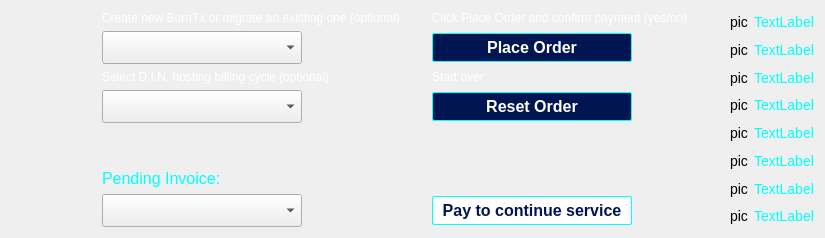
          <widget class="QWidget" name="setupButtons" native="true">
           <layout class="QHBoxLayout" name="horizontalLayout">
            <item>
             <layout class="QGridLayout" name="gridLayout_3">
              <item row="3" column="3">
               <widget class="QPushButton" name="btnSetupReset">
                <property name="enabled">
                 <bool>false</bool>
                </property>
                <property name="sizePolicy">
                 <sizepolicy hsizetype="Preferred" vsizetype="Fixed">
                  <horstretch>0</horstretch>
                  <verstretch>0</verstretch>
                 </sizepolicy>
                </property>
                <property name="minimumSize">
                 <size>
                  <width>200</width>
                  <height>0</height>
                 </size>
                </property>
                <property name="maximumSize">
                 <size>
                  <width>200</width>
                  <height>16777215</height>
                 </size>
                </property>
                <property name="styleSheet">
                 <string notr="true">QPushButton#btnSetupReset {
	/* Secondary Button Style */
	border:  1px solid  #01FFFF;
    background-color:#011552;
    font-size:16px;
	font-weight: bold;
    padding:4px 6px;
    color: #FFFFFF;
    border-radius: 2px;
	
}
QPushButton#btnSetupReset:hover {
	border:  2px solid #01FFFF;
    background-color:#011552;
    font-size:16px;
	font-weight:bold;
    padding:4px 6px;
    color: #01FFFF;
    border-radius: 2px;	
	
}

QPushButton#btnSetupReset:pressed {
	border:  2px solid #01FFFF;
    background-color:#011552;
    font-size:16px;
	font-weight:bold;
    padding:4px 6px;
    color: #01FFFF;
    border-radius: 2px;	
}
</string>
                </property>
                <property name="text">
                 <string>Reset Order</string>
                </property>
               </widget>
              </item>
              <item row="6" column="1">
               <widget class="QComboBox" name="comboInvoice">
                <property name="minimumSize">
                 <size>
                  <width>200</width>
                  <height>33</height>
                 </size>
                </property>
                <property name="maximumSize">
                 <size>
                  <width>200</width>
                  <height>16777215</height>
                 </size>
                </property>
                <property name="styleSheet">
                 <string notr="true">font-size:14px;</string>
                </property>
               </widget>
              </item>
              <item row="0" column="3">
               <widget class="QLabel" name="label_8">
                <property name="styleSheet">
                 <string notr="true">color: rgb(255, 255, 255);
</string>
                </property>
                <property name="text">
                 <string>Click Place Order and confirm payment (yes/no)</string>
                </property>
               </widget>
              </item>
              <item row="1" column="1">
               <widget class="QComboBox" name="comboBurnTx">
                <property name="sizePolicy">
                 <sizepolicy hsizetype="Preferred" vsizetype="Fixed">
                  <horstretch>0</horstretch>
                  <verstretch>0</verstretch>
                 </sizepolicy>
                </property>
                <property name="minimumSize">
                 <size>
                  <width>200</width>
                  <height>33</height>
                 </size>
                </property>
                <property name="maximumSize">
                 <size>
                  <width>200</width>
                  <height>16777215</height>
                 </size>
                </property>
               </widget>
              </item>
              <item row="2" column="3">
               <widget class="QLabel" name="label_9">
                <property name="sizePolicy">
                 <sizepolicy hsizetype="Preferred" vsizetype="Fixed">
                  <horstretch>0</horstretch>
                  <verstretch>0</verstretch>
                 </sizepolicy>
                </property>
                <property name="styleSheet">
                 <string notr="true">color: rgb(255, 255, 255);
</string>
                </property>
                <property name="text">
                 <string>Start over</string>
                </property>
               </widget>
              </item>
              <item row="6" column="3">
               <widget class="QPushButton" name="payButton">
                <property name="sizePolicy">
                 <sizepolicy hsizetype="Preferred" vsizetype="Fixed">
                  <horstretch>0</horstretch>
                  <verstretch>0</verstretch>
                 </sizepolicy>
                </property>
                <property name="minimumSize">
                 <size>
                  <width>200</width>
                  <height>0</height>
                 </size>
                </property>
                <property name="maximumSize">
                 <size>
                  <width>200</width>
                  <height>16777215</height>
                 </size>
                </property>
                <property name="styleSheet">
                 <string notr="true">QPushButton#payButton {
	/* Secondary Button Style */
	border:  1px solid  #01FFFF;
    background-color:#FFFFFF;
    font-size:16px;
	font-weight: bold;
    padding:4px 6px;
    color: #011552;
    border-radius: 2px;
	
}
QPushButton#payButton:hover {
	border:  2px solid #01FFFF;
    background-color:#011552;
    font-size:16px;
	font-weight:bold;
    padding:4px 6px;
    color: #01FFFF;
    border-radius: 2px;	
	
}

QPushButton#payButton:pressed {
	border:  2px solid #01FFFF;
    background-color:#011552;
    font-size:16px;
	font-weight:bold;
    padding:4px 6px;
    color: #01FFFF;
    border-radius: 2px;	
}
</string>
                </property>
                <property name="text">
                 <string>Pay to continue service</string>
                </property>
               </widget>
              </item>
              <item row="0" column="0">
               <widget class="QLabel" name="label_4">
                <property name="sizePolicy">
                 <sizepolicy hsizetype="Fixed" vsizetype="Preferred">
                  <horstretch>0</horstretch>
                  <verstretch>0</verstretch>
                 </sizepolicy>
                </property>
                <property name="minimumSize">
                 <size>
                  <width>85</width>
                  <height>0</height>
                 </size>
                </property>
                <property name="maximumSize">
                 <size>
                  <width>85</width>
                  <height>0</height>
                 </size>
                </property>
                <property name="text">
                 <string>spacer</string>
                </property>
               </widget>
              </item>
              <item row="2" column="1">
               <widget class="QLabel" name="label_5">
                <property name="sizePolicy">
                 <sizepolicy hsizetype="Preferred" vsizetype="Fixed">
                  <horstretch>0</horstretch>
                  <verstretch>0</verstretch>
                 </sizepolicy>
                </property>
                <property name="styleSheet">
                 <string notr="true">color: rgb(255, 255, 255);
</string>
                </property>
                <property name="text">
                 <string>Select D.I.N. hosting billing cycle (optional)</string>
                </property>
               </widget>
              </item>
              <item row="0" column="1">
               <widget class="QLabel" name="label_6">
                <property name="sizePolicy">
                 <sizepolicy hsizetype="Preferred" vsizetype="Fixed">
                  <horstretch>0</horstretch>
                  <verstretch>0</verstretch>
                 </sizepolicy>
                </property>
                <property name="styleSheet">
                 <string notr="true">color: rgb(255, 255, 255);
</string>
                </property>
                <property name="text">
                 <string>Create new BurnTx or migrate an existing one (optional)</string>
                </property>
               </widget>
              </item>
              <item row="3" column="1">
               <widget class="QComboBox" name="comboBilling">
                <property name="minimumSize">
                 <size>
                  <width>200</width>
                  <height>33</height>
                 </size>
                </property>
                <property name="maximumSize">
                 <size>
                  <width>200</width>
                  <height>16777215</height>
                 </size>
                </property>
               </widget>
              </item>
              <item row="0" column="4">
               <widget class="QLabel" name="label_10">
                <property name="sizePolicy">
                 <sizepolicy hsizetype="Fixed" vsizetype="Preferred">
                  <horstretch>0</horstretch>
                  <verstretch>0</verstretch>
                 </sizepolicy>
                </property>
                <property name="minimumSize">
                 <size>
                  <width>30</width>
                  <height>0</height>
                 </size>
                </property>
                <property name="maximumSize">
                 <size>
                  <width>30</width>
                  <height>0</height>
                 </size>
                </property>
                <property name="text">
                 <string>spacer</string>
                </property>
               </widget>
              </item>
              <item row="1" column="3">
               <widget class="QPushButton" name="btnSetup">
                <property name="enabled">
                 <bool>false</bool>
                </property>
                <property name="sizePolicy">
                 <sizepolicy hsizetype="Preferred" vsizetype="Fixed">
                  <horstretch>0</horstretch>
                  <verstretch>0</verstretch>
                 </sizepolicy>
                </property>
                <property name="minimumSize">
                 <size>
                  <width>200</width>
                  <height>0</height>
                 </size>
                </property>
                <property name="maximumSize">
                 <size>
                  <width>200</width>
                  <height>16777215</height>
                 </size>
                </property>
                <property name="styleSheet">
                 <string notr="true">QPushButton#btnSetup {
	/* Secondary Button Style */
	border:  1px solid  #01FFFF;
    background-color:#011552;
    font-size:16px;
	font-weight: bold;
    padding:4px 6px;
    color: #FFFFFF;
    border-radius: 2px;
	
}
QPushButton#btnSetup:hover {
	border:  2px solid #01FFFF;
    background-color:#011552;
    font-size:16px;
	font-weight:bold;
    padding:4px 6px;
    color: #01FFFF;
    border-radius: 2px;	
	
}

QPushButton#btnSetup:pressed {
	border:  2px solid #01FFFF;
    background-color:#011552;
    font-size:16px;
	font-weight:bold;
    padding:4px 6px;
    color: #01FFFF;
    border-radius: 2px;	
}
</string>
                </property>
                <property name="text">
                 <string>Place Order</string>
                </property>
               </widget>
              </item>
              <item row="5" column="1">
               <widget class="QLabel" name="labelInvoicePending">
                <property name="sizePolicy">
                 <sizepolicy hsizetype="Preferred" vsizetype="Fixed">
                  <horstretch>0</horstretch>
                  <verstretch>0</verstretch>
                 </sizepolicy>
                </property>
                <property name="styleSheet">
                 <string notr="true">font-size:16px;
color: #01FFFF;

</string>
                </property>
                <property name="text">
                 <string>Pending Invoice:</string>
                </property>
               </widget>
              </item>
              <item row="0" column="2">
               <widget class="QLabel" name="label_7">
                <property name="sizePolicy">
                 <sizepolicy hsizetype="Fixed" vsizetype="Preferred">
                  <horstretch>0</horstretch>
                  <verstretch>0</verstretch>
                 </sizepolicy>
                </property>
                <property name="minimumSize">
                 <size>
                  <width>20</width>
                  <height>0</height>
                 </size>
                </property>
                <property name="maximumSize">
                 <size>
                  <width>20</width>
                  <height>0</height>
                 </size>
                </property>
                <property name="text">
                 <string>spacer</string>
                </property>
               </widget>
              </item>
              <item row="4" column="1">
               <spacer name="verticalSpacer_5">
                <property name="orientation">
                 <enum>Qt::Vertical</enum>
                </property>
                <property name="sizeHint" stdset="0">
                 <size>
                  <width>20</width>
                  <height>40</height>
                 </size>
                </property>
               </spacer>
              </item>
             </layout>
            </item>
            <item>
             <layout class="QHBoxLayout" name="horizontalLayout_4" stretch="10,90">
              <item>
               <layout class="QVBoxLayout" name="verticalLayout_7">
                <item>
                 <widget class="QLabel" name="labelPic_1">
                  <property name="styleSheet">
                   <string notr="true">font-size:14px;</string>
                  </property>
                  <property name="text">
                   <string>pic</string>
                  </property>
                 </widget>
                </item>
                <item>
                 <widget class="QLabel" name="labelPic_2">
                  <property name="styleSheet">
                   <string notr="true">font-size:14px;</string>
                  </property>
                  <property name="text">
                   <string>pic</string>
                  </property>
                 </widget>
                </item>
                <item>
                 <widget class="QLabel" name="labelPic_3">
                  <property name="styleSheet">
                   <string notr="true">font-size:14px;</string>
                  </property>
                  <property name="text">
                   <string>pic</string>
                  </property>
                 </widget>
                </item>
                <item>
                 <widget class="QLabel" name="labelPic_4">
                  <property name="styleSheet">
                   <string notr="true">font-size:14px;</string>
                  </property>
                  <property name="text">
                   <string>pic</string>
                  </property>
                 </widget>
                </item>
                <item>
                 <widget class="QLabel" name="labelPic_5">
                  <property name="styleSheet">
                   <string notr="true">font-size:14px;</string>
                  </property>
                  <property name="text">
                   <string>pic</string>
                  </property>
                 </widget>
                </item>
                <item>
                 <widget class="QLabel" name="labelPic_6">
                  <property name="styleSheet">
                   <string notr="true">font-size:14px;</string>
                  </property>
                  <property name="text">
                   <string>pic</string>
                  </property>
                 </widget>
                </item>
                <item>
                 <widget class="QLabel" name="labelPic_7">
                  <property name="styleSheet">
                   <string notr="true">font-size:14px;</string>
                  </property>
                  <property name="text">
                   <string>pic</string>
                  </property>
                 </widget>
                </item>
                <item>
                 <widget class="QLabel" name="labelPic_8">
                  <property name="styleSheet">
                   <string notr="true">font-size:14px;</string>
                  </property>
                  <property name="text">
                   <string>pic</string>
                  </property>
                 </widget>
                </item>
               </layout>
              </item>
              <item>
               <layout class="QVBoxLayout" name="verticalLayout_8">
                <item>
                 <widget class="QLabel" name="labelTxt_1">
                  <property name="styleSheet">
                   <string notr="true">font-size:14px;
color: #01FFFF;</string>
                  </property>
                  <property name="text">
                   <string>TextLabel</string>
                  </property>
                 </widget>
                </item>
                <item>
                 <widget class="QLabel" name="labelTxt_2">
                  <property name="styleSheet">
                   <string notr="true">font-size:14px;
color: #01FFFF;</string>
                  </property>
                  <property name="text">
                   <string>TextLabel</string>
                  </property>
                 </widget>
                </item>
                <item>
                 <widget class="QLabel" name="labelTxt_3">
                  <property name="styleSheet">
                   <string notr="true">font-size:14px;
color: #01FFFF;</string>
                  </property>
                  <property name="text">
                   <string>TextLabel</string>
                  </property>
                 </widget>
                </item>
                <item>
                 <widget class="QLabel" name="labelTxt_4">
                  <property name="styleSheet">
                   <string notr="true">font-size:14px;
color: #01FFFF;</string>
                  </property>
                  <property name="text">
                   <string>TextLabel</string>
                  </property>
                 </widget>
                </item>
                <item>
                 <widget class="QLabel" name="labelTxt_5">
                  <property name="styleSheet">
                   <string notr="true">font-size:14px;
color: #01FFFF;</string>
                  </property>
                  <property name="text">
                   <string>TextLabel</string>
                  </property>
                 </widget>
                </item>
                <item>
                 <widget class="QLabel" name="labelTxt_6">
                  <property name="styleSheet">
                   <string notr="true">font-size:14px;
color: #01FFFF;</string>
                  </property>
                  <property name="text">
                   <string>TextLabel</string>
                  </property>
                 </widget>
                </item>
                <item>
                 <widget class="QLabel" name="labelTxt_7">
                  <property name="styleSheet">
                   <string notr="true">font-size:14px;
color: #01FFFF;</string>
                  </property>
                  <property name="text">
                   <string>TextLabel</string>
                  </property>
                 </widget>
                </item>
                <item>
                 <widget class="QLabel" name="labelTxt_8">
                  <property name="styleSheet">
                   <string notr="true">font-size:14px;
color: #01FFFF;</string>
                  </property>
                  <property name="text">
                   <string>TextLabel</string>
                  </property>
                 </widget>
                </item>
               </layout>
              </item>
             </layout>
            </item>
           </layout>
          </widget>
